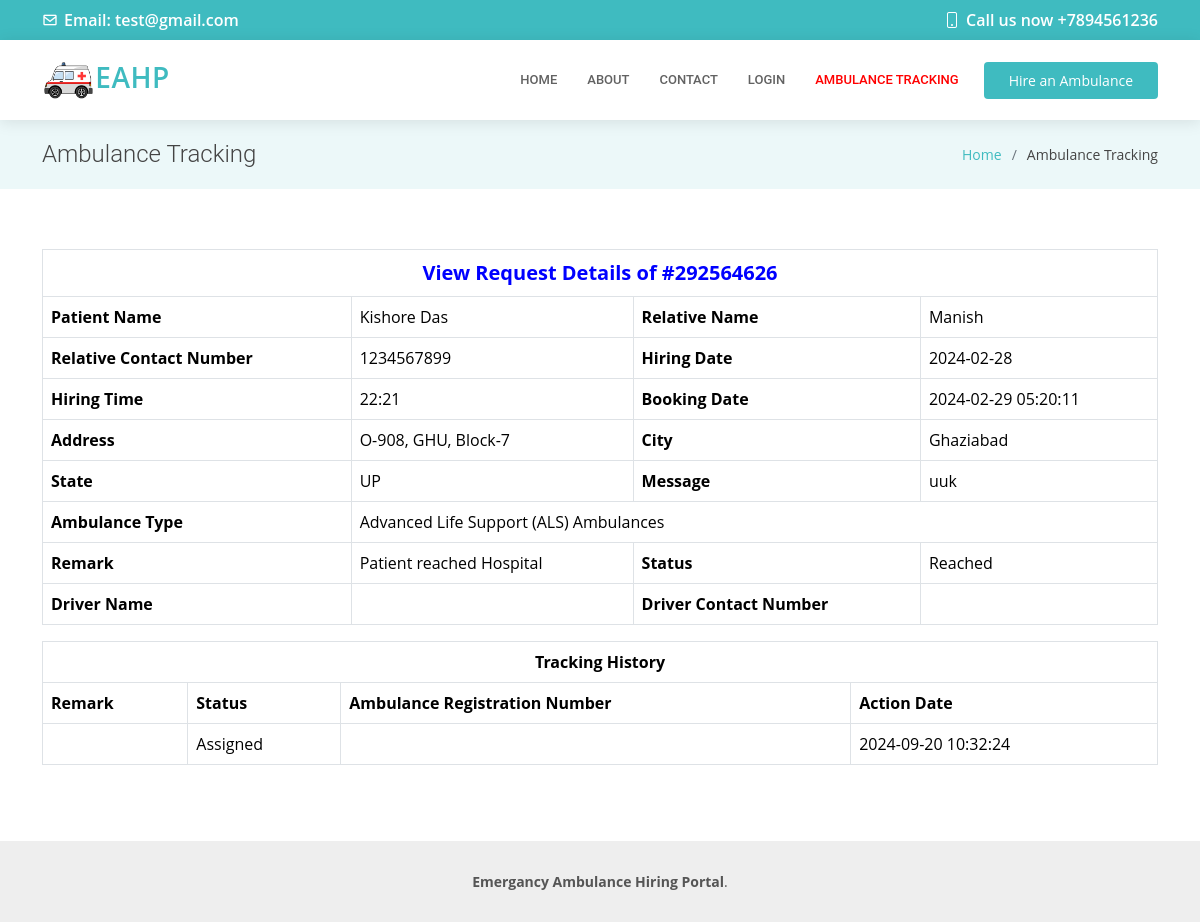
/eahp/booking-details.php?id=1, run on the app's committed database.
### tables this page shows
CREATE TABLE `tblpage` (
  `ID` int(10) NOT NULL,
  `PageType` varchar(200) DEFAULT NULL,
  `PageTitle` varchar(200) DEFAULT NULL,
  `PageDescription` mediumtext DEFAULT NULL,
  `Email` varchar(200) DEFAULT NULL,
  `MobileNumber` bigint(10) DEFAULT NULL,
  `UpdationDate` timestamp NULL DEFAULT NULL ON UPDATE current_timestamp()
);

CREATE TABLE `tblambulancehiring` (
  `ID` int(11) NOT NULL,
  `BookingNumber` int(10) DEFAULT NULL,
  `PatientName` varchar(250) DEFAULT NULL,
  `RelativeName` varchar(250) DEFAULT NULL,
  `RelativeConNum` bigint(11) DEFAULT NULL,
  `hospital` varchar(255) NOT NULL,
  `UserLocation` varchar(255) NOT NULL,
  `HiringDate` varchar(250) DEFAULT NULL,
  `HiringTime` varchar(250) DEFAULT NULL,
  `AmbulanceType` int(5) DEFAULT NULL,
  `Address` mediumtext DEFAULT NULL,
  `City` mediumtext DEFAULT NULL,
  `State` mediumtext DEFAULT NULL,
  `Message` longtext DEFAULT NULL,
  `BookingDate` timestamp NULL DEFAULT current_timestamp(),
  `Remark` varchar(250) DEFAULT NULL,
  `Status` varchar(250) DEFAULT NULL,
  `AmbulanceRegNo` varchar(250) DEFAULT NULL,
  `UpdationDate` timestamp NULL DEFAULT NULL ON UPDATE current_timestamp()
);

CREATE TABLE `tbltrackinghistory` (
  `ID` int(10) NOT NULL,
  `BookingNumber` int(10) DEFAULT NULL,
  `AmbulanceRegNum` varchar(250) DEFAULT NULL,
  `Remark` varchar(250) DEFAULT NULL,
  `Status` varchar(250) DEFAULT NULL,
  `UpdationDate` timestamp NULL DEFAULT current_timestamp()
);

### eahp/booking-details.php (the view, shortened to what this page needs)
<?php
include('includes/dbconnection.php');
?>
<!DOCTYPE html>
<html lang="en">
<head>
  <link href="assets/vendor/fontawesome-free/css/all.min.css" rel="stylesheet">
  <link href="assets/vendor/animate.css/animate.min.css" rel="stylesheet">
  <link href="assets/vendor/aos/aos.css" rel="stylesheet">
  <link href="assets/vendor/bootstrap/css/bootstrap.min.css" rel="stylesheet">
  <link href="assets/vendor/bootstrap-icons/bootstrap-icons.css" rel="stylesheet">
  <link href="assets/vendor/boxicons/css/boxicons.min.css" rel="stylesheet">
  <link href="assets/vendor/glightbox/css/glightbox.min.css" rel="stylesheet">
  <link href="assets/vendor/swiper/swiper-bundle.min.css" rel="stylesheet">
  <link href="assets/css/style.css" rel="stylesheet">
</head>
<body>
  <?php include_once('includes/header.php');?>
  <main id="main">
    <section class="breadcrumbs">
      <div class="container">
        <div class="d-flex justify-content-between align-items-center">
          <h2>Ambulance Tracking</h2>
          <ol>
            <li><a href="index.php" href="#hero">Home</a></li>
            <li>Ambulance Tracking</li>
          </ol>
        </div>
      </div>
    </section>
    <section class="inner-page">
      <div class="container">
       <?php
$id = $_GET['id'];
$ret = mysqli_query($con, "SELECT tblambulancehiring.*,tblambulance.AmbRegNum, tblambulance.DriverName,tblambulance.DriverContactNumber FROM tblambulancehiring
    left join tblambulance on tblambulance.AmbRegNum=tblambulancehiring.AmbulanceRegNo  WHERE tblambulancehiring.ID = '$id'");
while ($row = mysqli_fetch_array($ret)) {
?>
<table border="1" class="table table-bordered mg-b-0">
    <tr align="center">
        <th colspan="6" style="font-size:20px;color:blue;text-align: center;">
            View Request Details of #<?php echo $row['BookingNumber']; ?></th>
    </tr>
    <tr>
        <th>Patient Name</th>
        <td><?php echo $row['PatientName']; ?></td>
        <th>Relative Name</th>
        <td><?php echo $row['RelativeName']; ?></td>
    </tr>
    <tr>
    <th>Relative Contact Number</th>
    <td><?php  echo $row['RelativeConNum'];?></td>
    <th>Hiring Date</th>
    <td><?php  echo $row['HiringDate'];?></td>
  </tr>
  <tr>
    <th>Hiring Time</th>
    <td><?php  echo $row['HiringTime'];?></td>
     <th>Booking Date</th>
     <td><?php  echo $row['BookingDate'];?></td>
     <tr>
        <tr>
    <th>Address</th>
    <td><?php  echo $row['Address'];?></td>
    <th>City</th>
    <td><?php  echo $row['City'];?></td>
  </tr>
   <tr>
    <th>State</th>
    <td><?php  echo $row['State'];?></td>
    <th>Message</th>
    <td><?php  echo $row['Message'];?></td>
  </tr>
    <?php
    $atype = $row['AmbulanceType'];
    $ambulanceTypeText = "";
    switch ($atype) {
        case "2":
            $ambulanceTypeText = "Advanced Life Support (ALS) Ambulances";
            break;
    }
    ?>
    <tr>
        <th>Ambulance Type</th>
        <td colspan="3"><?php echo $ambulanceTypeText; ?></td>
    </tr>
    <?php if ($row['Remark'] != ''): ?>
    <tr>
        <th>Remark</th>
        <td><?php echo $row['Remark']; ?></td>
        <?php if ($row['Status'] != ''): ?>
        <th>Status</th>
        <td><?php echo $row['Status']; ?></td>
        <?php endif; ?>
    </tr>
    </tr>
    <?php endif; ?>
     <?php if ($row['Status'] != ''){ ?>
    <tr>
       <th>Driver Name</th>
        <td><?php echo $row['DriverName']; ?></td>
         <th>Driver Contact Number</th>
        <td><?php echo $row['DriverContactNumber']; ?></td>
      </tr>
      <?php }?>
</table>
<?php
}
?>
<?php
  $bookingnum=$_GET['bookingnum'];
$query1=mysqli_query($con,"SELECT Remark,Status,UpdationDate,BookingNumber,AmbulanceRegNum FROM tbltrackinghistory
    where BookingNumber='$bookingnum'");
$count=mysqli_num_rows($query1);
if($count>0){
     ?>
 <div class="col-12">
        <table class="table table-bordered" border="1" width="100%">
                                        <tr>
                                            <th colspan="6" style="text-align:center;">Tracking History</th>
                                        </tr>
                                        <tr>
                                            <th>Remark</th>
                                            <th>Status</th>
                                            <th>Ambulance Registration Number </th>
                                            <th>Action Date</th>
                                        </tr>
<?php
while($row1=mysqli_fetch_array($query1))
{
?>
<tr>
<td><?php echo htmlentities($row1['Remark']);?></td>
                 <td> <?php   $pstatus=$row1['Status'];
                 if($pstatus==""){ ?>
<span>New</span>
 <?php } elseif($pstatus=="Assigned"){ ?>
<span>Assigned</span>
 <?php } elseif($pstatus=="On the way"){ ?>
<span>On the Way</span>
 <?php } elseif($pstatus=="Pickup"){ ?>
<span>Patient Pick</span>
 <?php } elseif($pstatus=="Reached"){ ?>
<span>Patient Reached Hospital</span>
 <?php } elseif($pstatus=="Rejected"){ ?>
<span>Rejected</span>
<?php } ?>
</td>
<td><?php echo htmlentities($row1['AmbulanceRegNum']);?></td>
<td><?php echo htmlentities($row1['UpdationDate']);?></td>
</tr>
<?php } ?>
</table>
<?php } ?>
      </div>
    </section>
  </main>
<?php include_once('includes/footer.php');?>
</body>
</html>

### eahp/includes/header.php (shortened to what this page needs)
 <div id="topbar" class="d-flex align-items-center fixed-top">
   <div class="container d-flex align-items-center justify-content-center justify-content-md-between">
      <?php
$query=mysqli_query($con,"select * from  tblpage where PageType='contactus'");
while ($row=mysqli_fetch_array($query)) {
?>
     <div class="align-items-center d-none d-md-flex">
       <i class="bx bx-envelope"></i> Email:  <?php  echo $row['Email'];?>
     </div>
     <div class="d-flex align-items-center">
       <i class="bi bi-phone"></i> Call us now +<?php  echo $row['MobileNumber'];?>
     </div><?php } ?>
   </div>
 </div>
 <header id="header" class="fixed-top">
   <div class="container d-flex align-items-center">
     <a href="index.php" class="logo me-auto"><img src="assets/img/logo.png" alt="">EAHP</a>
     <nav id="navbar" class="navbar order-last order-lg-0">
       <ul>
         <li><a class="nav-link scrollto " href="index.php#hero">Home</a></li>
         <li><a class="nav-link scrollto" href="index.php#about">About</a></li>
          <li><a class="nav-link scrollto" href="index.php#contact">Contact</a></li>
         <li><a class="nav-link scrollto" href="admin/login.php">login</a></li>
         <li><a class="nav-link scrollto" style="color: red;" href="ambulance-tracking.php">Ambulance Tracking</a></li>
       </ul>
     </nav>
     <a href="#appointment" class="appointment-btn scrollto"><span class="d-none d-md-inline">Hire an</span> Ambulance</a>
   </div>
 </header>

### eahp/assets/css/style.css (style rules this page uses)
body { font-family: "Open Sans", sans-serif; color: #444444; }
a { color: #3fbbc0; text-decoration: none; }
h1, h2, h3, h4, h5, h6 { font-family: "Roboto", sans-serif; }
#topbar { background: #3fbbc0; color: #fff; height: 40px; font-size: 16px; font-weight: 600; z-index: 996; transition: all 0.5s; }
#topbar i { padding-right: 6px; line-height: 0; }
#header { background: #fff; transition: all 0.5s; z-index: 997; padding: 20px 0; top: 40px; box-shadow: 0px 2px 15px rgba(0, 0, 0, 0.1); }
#header .logo { font-size: 28px; margin: 0; padding: 0; line-height: 1; font-weight: 600; letter-spacing: 0.5px; text-transform: uppercase; }
#header .logo img { max-height: 40px; }
.appointment-btn { margin-left: 25px; background: #3fbbc0; color: #fff; border-radius: 4px; padding: 8px 25px; white-space: nowrap; transition: 0.3s; font-size: 14px; display: inline-block; }
.navbar { padding: 0; }
.navbar ul { margin: 0; padding: 0; display: flex; list-style: none; align-items: center; }
.navbar li { position: relative; }
.navbar a, .navbar a:focus { display: flex; align-items: center; justify-content: space-between; padding: 10px 0 10px 30px; font-family: "Roboto", sans-serif; font-size: 13px; color: #626262; white-space: nowrap; transition: 0.3s; text-transform: uppercase; font-weight: 500; }
section { padding: 60px 0; overflow: hidden; }
.breadcrumbs { padding: 20px 0; background-color: #ecf8f9; min-height: 40px; margin-top: 120px; }
.breadcrumbs h2 { font-size: 24px; font-weight: 300; margin: 0; }
.breadcrumbs ol { display: flex; flex-wrap: wrap; list-style: none; padding: 0; margin: 0; font-size: 14px; }
.breadcrumbs ol li+li { padding-left: 10px; }
.breadcrumbs ol li+li::before { display: inline-block; padding-right: 10px; color: #6c757d; content: "/"; }

### data on the page
tblpage: Email "test@gmail.com", MobileNumber "7894561236"
tblambulancehiring: BookingNumber "292564626", PatientName "Kishore Das", RelativeName "Manish", RelativeConNum "1234567899", HiringDate "2024-02-28", HiringTime "22:21", BookingDate "2024-02-29 05:20:11", Address "O-908, GHU, Block-7", City "Ghaziabad", State "UP", Message "uuk", AmbulanceType "Advanced Life Support (ALS) Ambulances", Remark "Patient reached Hospital", Status "Reached"
tbltrackinghistory: Status "Assigned", UpdationDate "2024-09-20 10:32:24"
